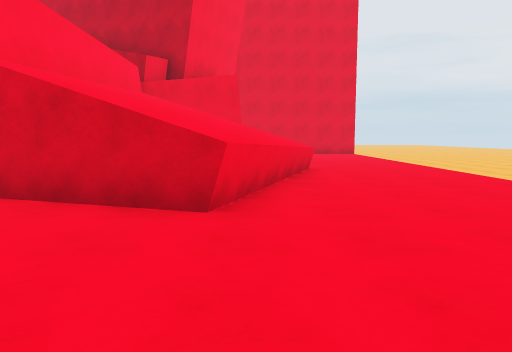
view 1 (above)

24 first-person views from a walk through a scene from a Unity 3-D project. The camera is 1.4 m above the floor, tilts 6° down and sees 70° across. The floor is counted in squares, 2 m on a side. Each view is taken from the middle of a square. On the plan, view 1 faces up. The plan holds only what a view shows up to about 11 squares ahead; the rest is blank. The place goes on beyond the plan.

view 2
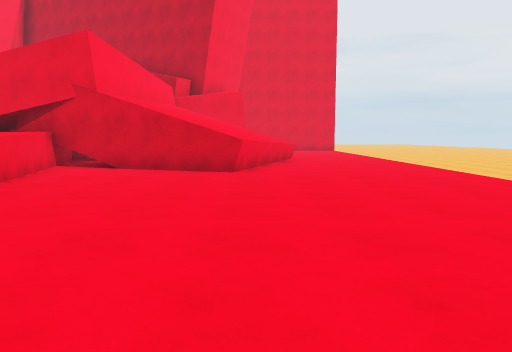

view 3
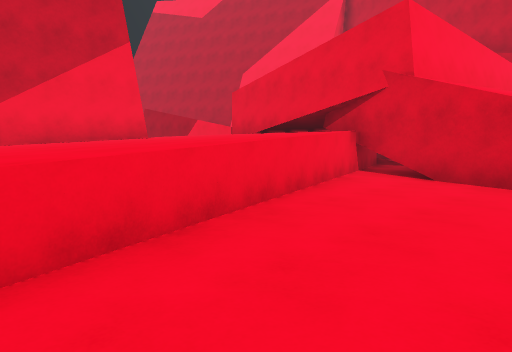

view 4
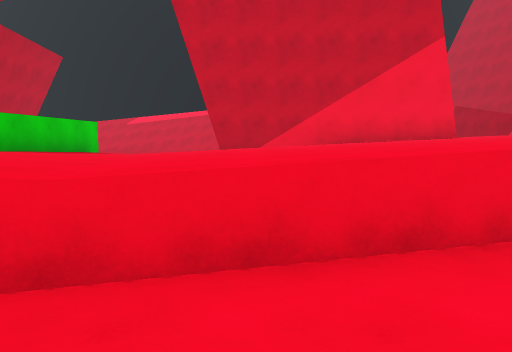

view 5
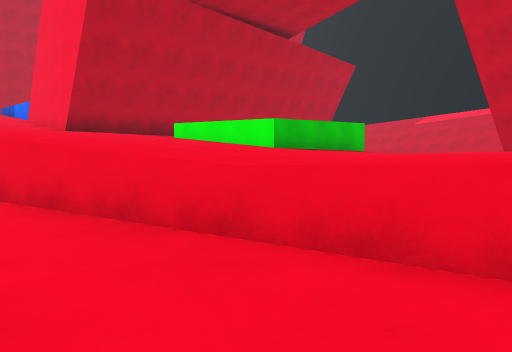

view 6
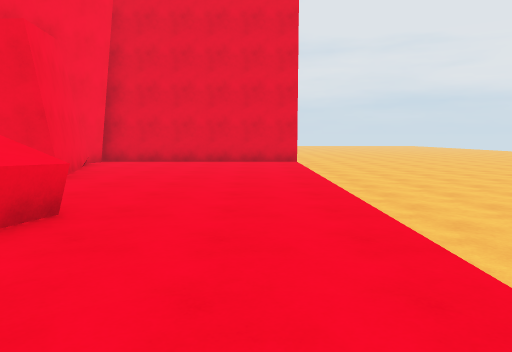

view 7
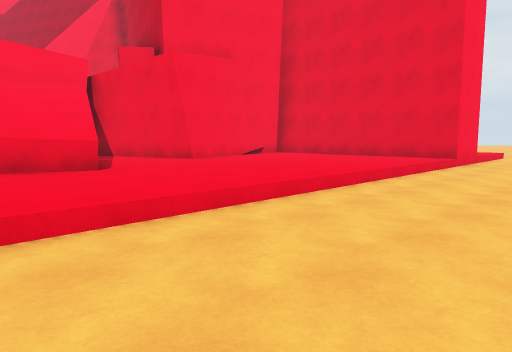

view 8
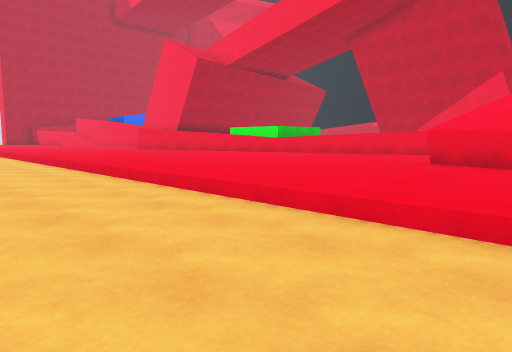

view 9
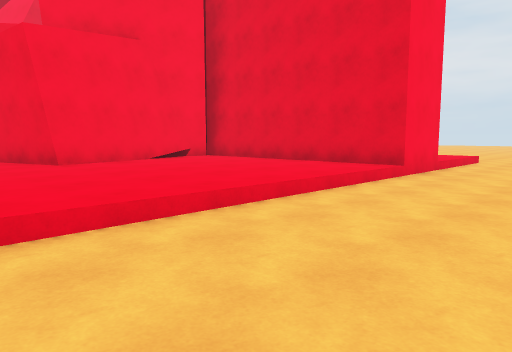

view 10
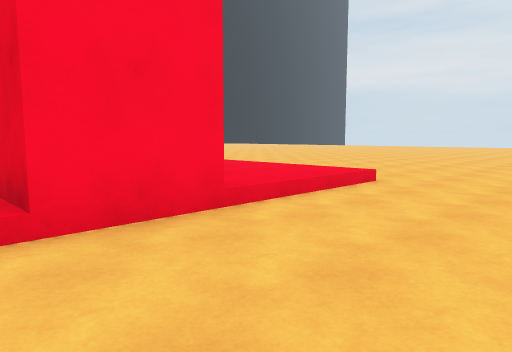

view 11
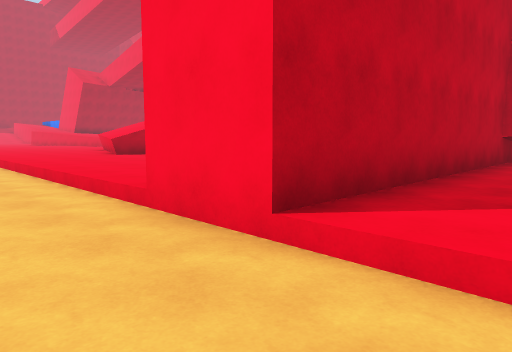

view 12
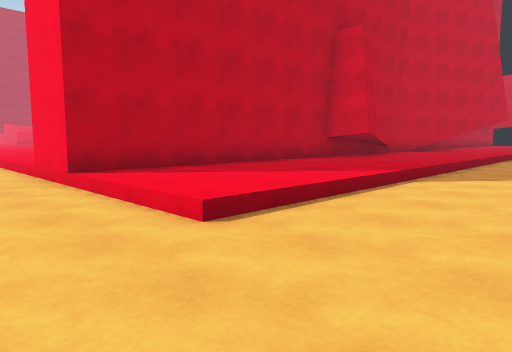

view 13
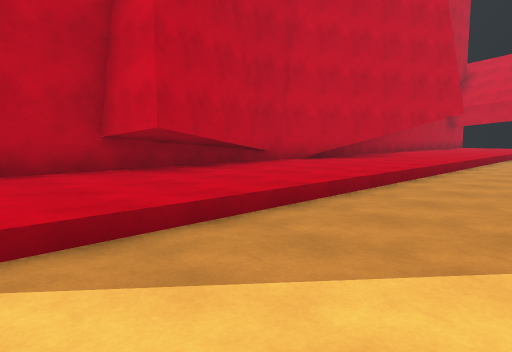

view 14
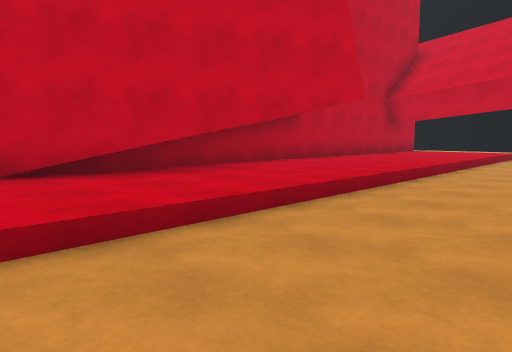

view 15
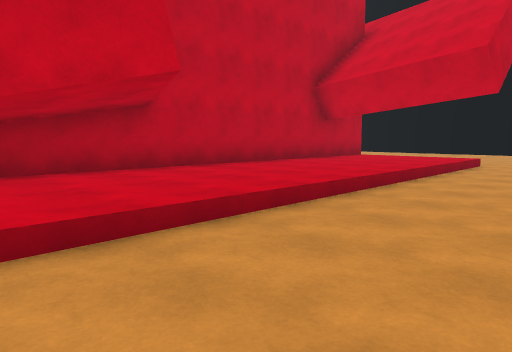

view 16
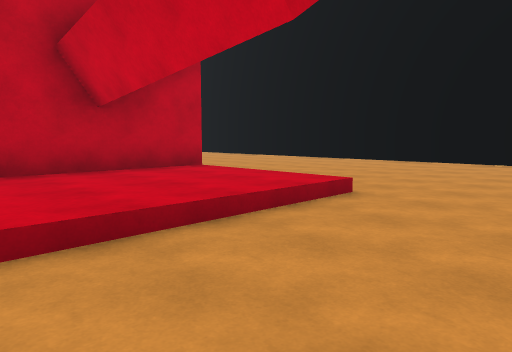

view 17
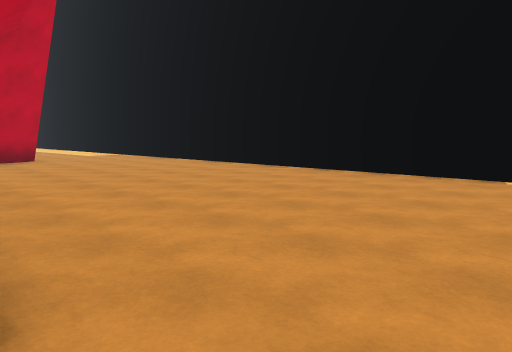

view 18
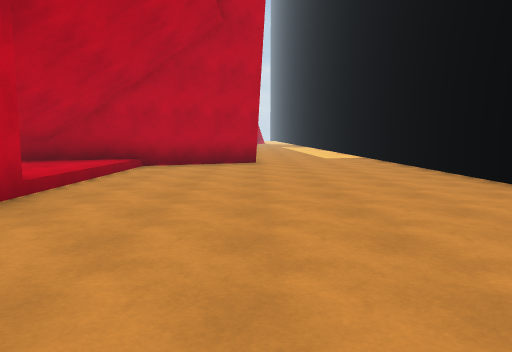

view 19
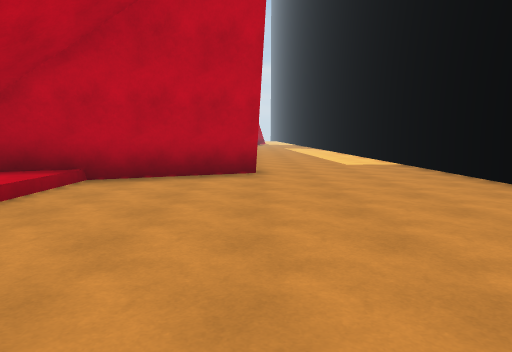

view 20
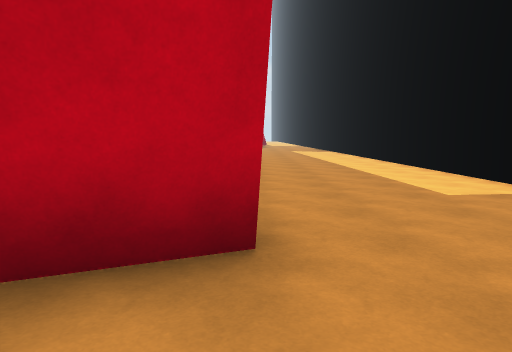

view 21
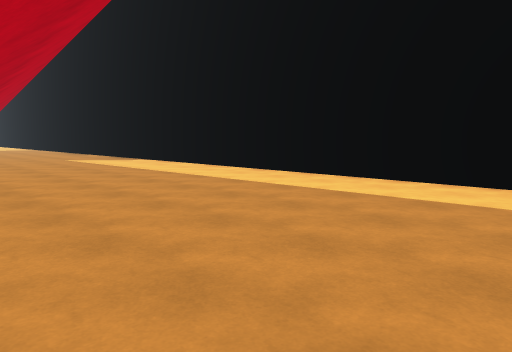

view 22
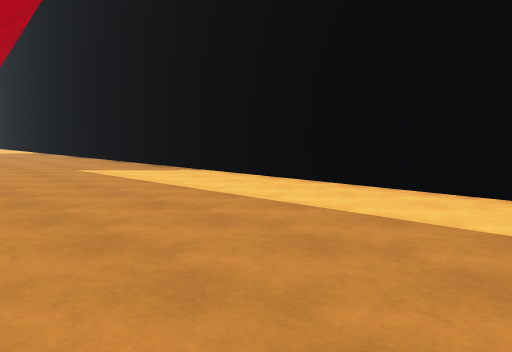

view 23
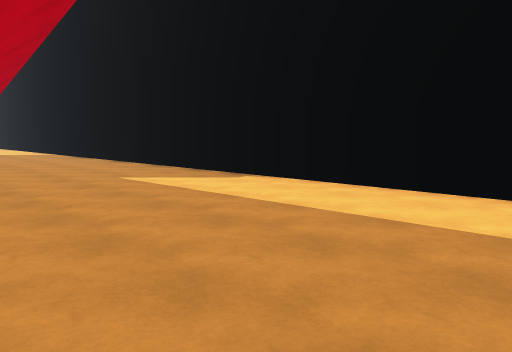

view 24
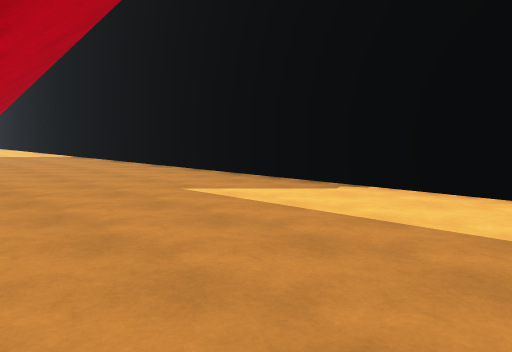

### Floor plan
Key: @ floor where view 1 was taken; # wall or solid block; . main floor; : floor 0.5 m higher than the main floor; / step, stairs or slope; = window, fence, low wall or low ledge; ^ raised ledge.
Columns run from 27 left of view 1 to 7 right of it. Each row starts with its distance up from view 1.
 23         ....  ........  ..........
 22    ...............................
 21 #.................................
 20 #....../:::::::::::::::::::::::/..
 19 #....../:::::::::::::::::::::::/..
 18 #....../::::::::####:::##::::::/...
 17 #......#########################...
 16 #......#                 #######...
 15 #....../                 #:::::/...
 14 #....../                 #:::::/...
 13 #....../                 ##::::/...
 12 #....../##                #::::/...
 11 #.....###               ###::::/...
 10 #...###                 #::::::/...
  9 #....                      ::::/...
  8 #....                      ^^::/...
  7 #....                 #    ^^::/...
  6 #....                 #    ^:::/...
  5 #......           ^^  ###  ^:::/...
  4 #......         ^^^^^^^:###^:::/...
  3 #......         ^^^^^^^::::=:::/...
  2 #......         ^^^^^^^^:::::::/..
  1 #.....          #^^^^^^^:::::::/..
  0 #.....          #^^^^^^^:::@:::/..
 -1 #.....          #^^^^^^^:::::::/..
 -2 #.....         # ^^^^^^^^::::::/..
 -3 #.....         # ^^^^^^^^::::::/.
 -4 #..../            ^^^^^^^::: ::/.
 -5 #..../            ^^^^^^^^    :/.
 -6 #..../            ###^^^^^     /.
 -7 #....                ^^^^^
 -8 #....                ^^^^^
 -9 #.../                ^^^^
-10 #.../                ^^^^
-11 #.../                   ^
-12 #...                 ##^
-13 #...                  #
-14 #...
-15  ...

Where each view was taken, in squares from view 1:
view 1: 0 up, 0 right, facing up
view 2: 4 down, 0 right, facing up
view 3: 2 down, 1 left, facing up-left
view 4: 2 down, 1 left, facing left
view 5: 1 down, 1 left, facing down-left
view 6: 5 up, 3 right, facing up
view 7: 6 up, 7 right, facing up-left
view 8: 6 up, 7 right, facing down-left
view 9: 9 up, 7 right, facing up-left
view 10: 15 up, 7 right, facing up-left
view 11: 19 up, 6 right, facing down-left
view 12: 23 up, 6 right, facing down-left
view 13: 23 up, 0 right, facing down-left
view 14: 23 up, 6 left, facing down-left
view 15: 23 up, 10 left, facing down-left
view 16: 23 up, 16 left, facing down-left
view 17: 22 up, 20 left, facing down-left
view 18: 20 up, 23 left, facing down
view 19: 17 up, 23 left, facing down
view 20: 12 up, 23 left, facing down
view 21: 5 up, 21 left, facing down-left
view 22: 1 up, 22 left, facing down-left
view 23: 1 down, 22 left, facing down-left
view 24: 3 down, 22 left, facing down-left
